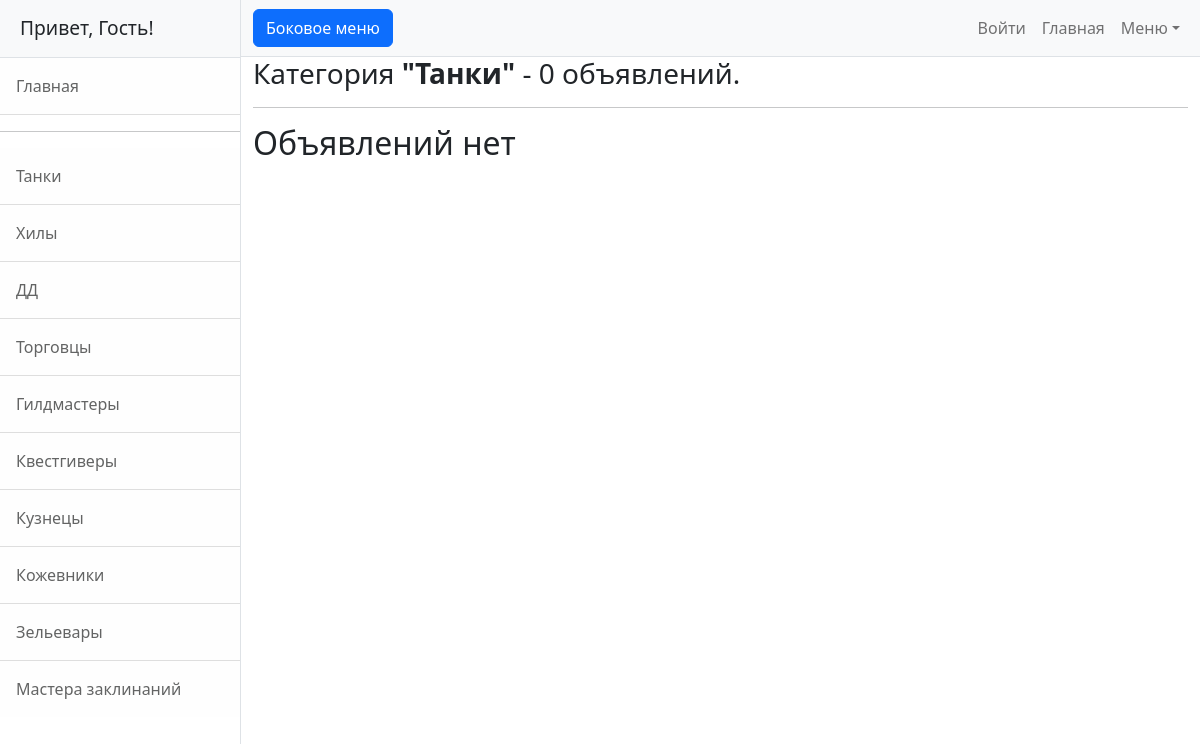
Before: /posts/categories/TA with the older database file.
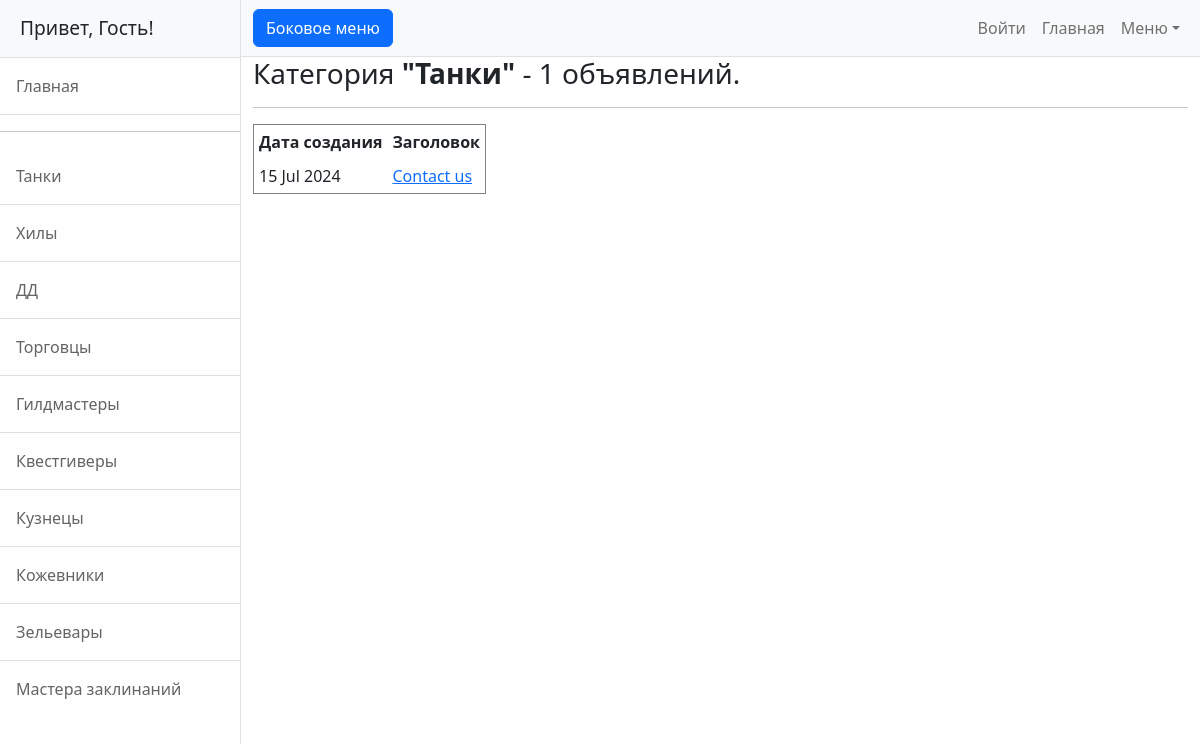
After: the same page with the newer database file.
### board/models.py (models this page shows, shortened)
class Post(models.Model):
    CATEGORIES = [
        ('TA', 'Танки'),
        ('HI', 'Хилы'),
        ('DD', 'ДД'),
        ('TO', 'Торговцы'),
        ('GI', 'Гилдмастеры'),
        ('KV', 'Квестгиверы'),
        ('KU', 'Кузнецы'),
        ('KO', 'Кожевники'),
        ('ZE', 'Зельевары'),
        ('MA', 'Мастера заклинаний'),
    ]
    title = models.CharField(max_length=255, unique=True)
    content = models.TextField()
    author = models.ForeignKey(User, on_delete=models.CASCADE)
    created = models.DateTimeField(auto_now_add=True)
    category = models.CharField(max_length=2, choices=CATEGORIES)
    replies = models.ManyToManyField('Reply', blank=True, related_name='replies')

### board/views.py (the view)
# urls.py: path('categories/<str:category>', CategoryList.as_view(), name='category_list'),
class CategoryList(ListView):
    model = Post
    template_name = 'category_list.html'
    context_object_name = 'category_list'
    def get_queryset(self):
        queryset = Post.objects.filter(category=self.kwargs['category']).order_by('-created')
        return queryset
    def get_context_data(self, **kwargs):
        context = super().get_context_data(**kwargs)
        category = dict(Post.CATEGORIES)
        if self.kwargs['category'] in category.keys():
            context['category'] = category[self.kwargs['category']]
        return context

### templates/category_list.html (shortened to what this page needs)
{% extends 'flatpages/default.html' %}
{% load custom_filters %}
{% block content %}
{% if category %}
    <h3>Категория <strong>"{{ category }}"</strong> - {{ category_list|length }} объявлений.</h3>
{% else %}
    <h3>Ошибка. Нет такой категории.</h3>
{% endif %}
  <hr>
{% if category_list %}
    <table cellspacing="10" cellpadding="5" border="1">
        <tr>
            <td><b>Дата создания</b></td>
            <td><b>Заголовок</b></td>
        </tr>
        {% for post in category_list %}
        <tr>
            <td>{{ post.created|date:"d M Y" }}</td>
            <td><a href="{% url 'post_details' post.id %}">{{ post.title|censor }}</a></td>
        </tr>
        {% endfor %}
    </table>
{% else %}
  <h2>Объявлений нет</h2>
{% endif %}
{% endblock content %}

### templates/flatpages/default.html (shortened to what this page needs)
<!DOCTYPE html>
<html lang="en">
    <head>
        {% load static %}
        <link href="{% static 'css/styles.css' %}" rel="stylesheet" />
    </head>
    <body>
        <div class="d-flex" id="wrapper">
            <div class="border-end bg-white" id="sidebar-wrapper">
                {% if request.user.is_authenticated %}
                    <div class="sidebar-heading border-bottom bg-light">Привет, {{ request.user.username }}!</div>
                {% else %}
                    <div class="sidebar-heading border-bottom bg-light">Привет, Гость!</div>
                {% endif %}
                <div class="list-group list-group-flush">
                    <a class="list-group-item list-group-item-action list-group-item-light p-3" href="/posts/">Главная</a>
                    <hr>
                    <a class="list-group-item list-group-item-action list-group-item-light p-3" href="/posts/categories/TA">Танки</a>
                    <a class="list-group-item list-group-item-action list-group-item-light p-3" href="/posts/categories/HI">Хилы</a>
                    <a class="list-group-item list-group-item-action list-group-item-light p-3" href="/posts/categories/DD">ДД</a>
                    <a class="list-group-item list-group-item-action list-group-item-light p-3" href="/posts/categories/TO">Торговцы</a>
                    <a class="list-group-item list-group-item-action list-group-item-light p-3" href="/posts/categories/GI">Гилдмастеры</a>
                    <a class="list-group-item list-group-item-action list-group-item-light p-3" href="/posts/categories/KV">Квестгиверы</a>
                    <a class="list-group-item list-group-item-action list-group-item-light p-3" href="/posts/categories/KU">Кузнецы</a>
                    <a class="list-group-item list-group-item-action list-group-item-light p-3" href="/posts/categories/KO">Кожевники</a>
                    <a class="list-group-item list-group-item-action list-group-item-light p-3" href="/posts/categories/ZE">Зельевары</a>
                    <a class="list-group-item list-group-item-action list-group-item-light p-3" href="/posts/categories/MA">Мастера заклинаний</a>
                </div>
            </div>
            <div id="page-content-wrapper">
                <nav class="navbar navbar-expand-lg navbar-light bg-light border-bottom">
                    <div class="container-fluid">
                        <button class="btn btn-primary" id="sidebarToggle">Боковое меню</button>
                        <div class="collapse navbar-collapse" id="navbarSupportedContent">
                            <ul class="navbar-nav ms-auto mt-2 mt-lg-0">
                                {% if request.user.is_authenticated %}
                                    <li class="nav-item"><a class="nav-link" href="/board/{{ request.user.username }}?post=&o=">Моя борда</a></li>
                                {% else %}
                                    <li class="nav-item"><a class="nav-link" href="/accounts/login">Войти</a></li>
                                {% endif %}
                                <li class="nav-item active"><a class="nav-link" href="/posts/">Главная</a></li>
                                <li class="nav-item dropdown">
                                    <a class="nav-link dropdown-toggle" id="navbarDropdown" href="#" role="button" data-bs-toggle="dropdown" aria-haspopup="true" aria-expanded="false">Меню</a>
                                </li>
                            </ul>
                        </div>
                    </div>
                </nav>
                <div class="container-fluid">
                    {% block content %}{% endblock content %}
                </div>
            </div>
        </div>
    </body>
</html>

Changed rows visible on the page:
added Post: created "15 Jul 2024", title|censor "Contact us"
Other visible differences:
{{ category_list|length }}: "0" → "1"
text no longer shown: "Объявлений нет"
text now shown: "Дата создания Заголовок"
